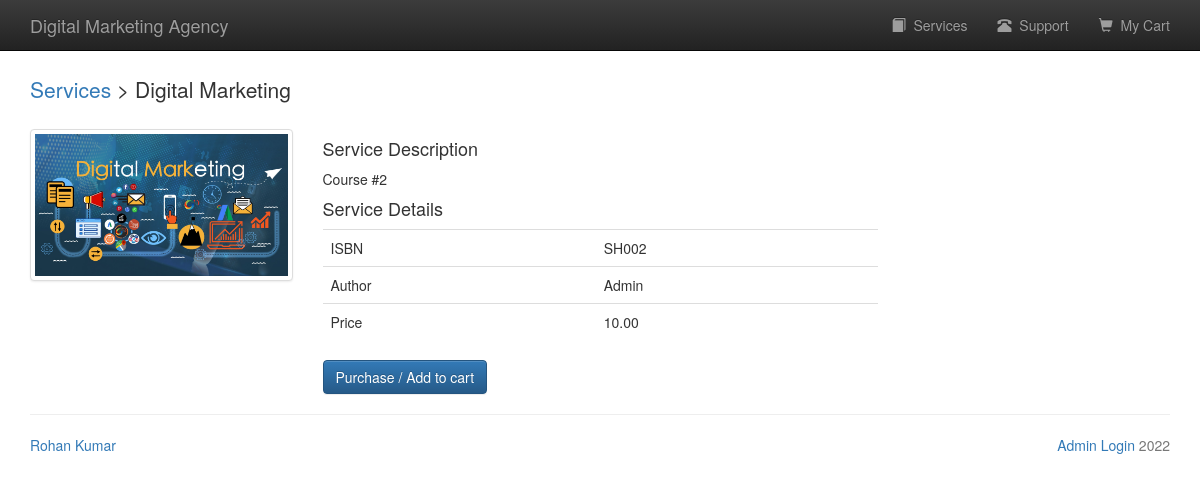
/book.php?bookisbn=SH002, run on the app's committed database.
### tables this page shows
CREATE TABLE `books` (
  `book_isbn` varchar(20) NOT NULL,
  `book_title` varchar(60) DEFAULT NULL,
  `book_author` varchar(60) DEFAULT NULL,
  `book_image` varchar(40) DEFAULT NULL,
  `book_descr` text DEFAULT NULL,
  `book_price` decimal(6,2) NOT NULL,
  `publisherid` int(10) UNSIGNED NOT NULL
);

### book.php (the view, shortened to what this page needs)
<?php
  $book_isbn = $_GET['bookisbn'];
  $conn = db_connect();
  $query = "SELECT * FROM books WHERE book_isbn = '$book_isbn'";
  $result = mysqli_query($conn, $query);
  $row = mysqli_fetch_assoc($result);
  require "./template/header.php";
?>
      <p class="lead" style="margin: 25px 0"><a href="books.php">Services</a> > <?php echo $row['book_title']; ?></p>
      <div class="row">
        <div class="col-md-3 text-center">
          <img class="img-responsive img-thumbnail" src="./bootstrap/img/<?php echo $row['book_image']; ?>">
        </div>
        <div class="col-md-6">
          <h4>Service Description</h4>
          <p><?php echo $row['book_descr']; ?></p>
          <h4>Service Details</h4>
          <table class="table">
          	<?php foreach($row as $key => $value){
              if($key == "book_descr" || $key == "book_image" || $key == "publisherid" || $key == "book_title"){
                continue;
              }
              switch($key){
                case "book_isbn":
                  $key = "ISBN";
                  break;
                case "book_author":
                  $key = "Author";
                  break;
                case "book_price":
                  $key = "Price";
                  break;
              }
            ?>
            <tr>
              <td><?php echo $key; ?></td>
              <td><?php echo $value; ?></td>
            </tr>
            <?php
              }
            ?>
          </table>
          <form method="post" action="cart.php">
            <input type="submit" value="Purchase / Add to cart" name="cart" class="btn btn-primary">
          </form>
       	</div>
      </div>
<?php
  require "./template/footer.php";
?>

### data on the page
books: book_title "Digital Marketing", book_image (picture), book_descr "Course #2", book_isbn "SH002", book_author "Admin", book_price "10.00"

### other printed values
$key "ISBN"
$key "Author"
$key "Price"
